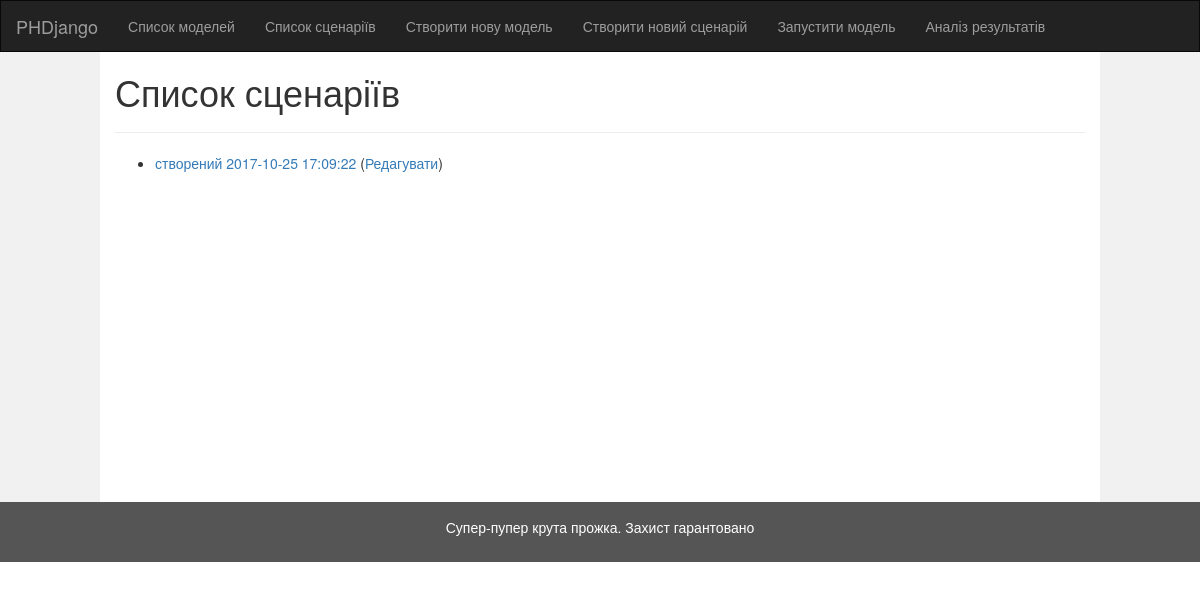
The app's page /models/model-run-config/, older data.
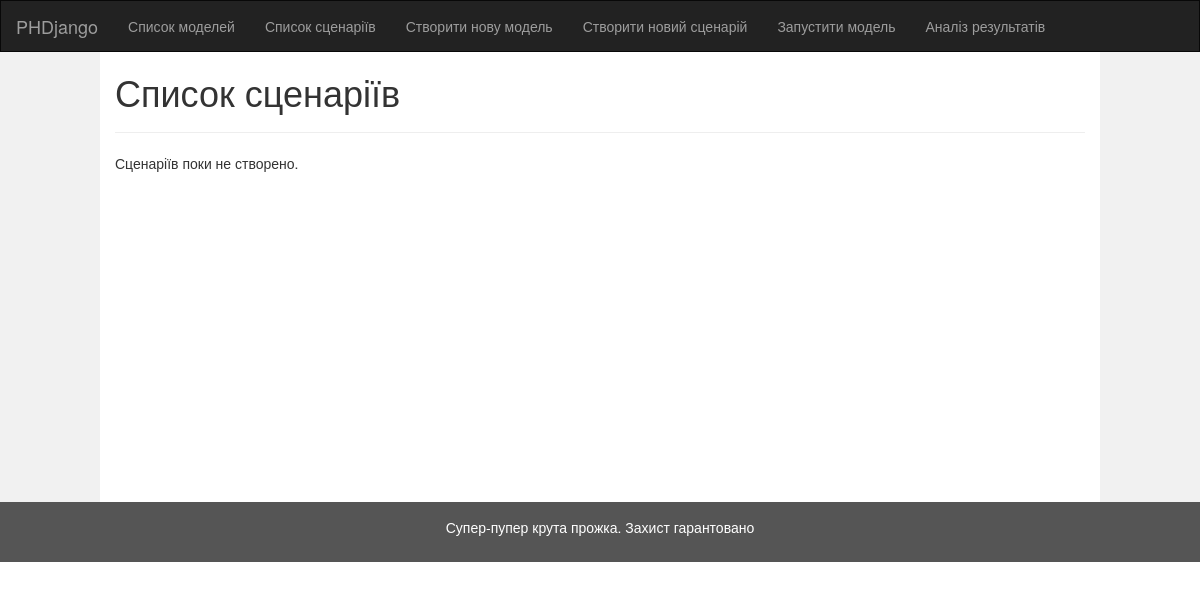
The same page, newer data.
### models/models.py (models this page shows)
class ModelRunConfiguration(models.Model):
    title = models.CharField(null=True, max_length=1024)
    created_at = models.DateTimeField(auto_now_add=True, null = True)
    iterations = models.IntegerField("Кількість ітерацій", default = 10)
    initial_money = models.FloatField("Початковий обсяг грошової маси", default = 100000)
    household_birth = models.IntegerField("Приріст чисельності домогосподарств", default = 10)
    firm_birth = models.IntegerField("Рівень появи нових фірм", default = 0)
    money_growth = models.FloatField("Приріст грошової маси", default = 2000)
    raw_firm_config = models.ForeignKey(FirmRunConfiguration, related_name="RawFirm", null=True)
    capital_firm_config = models.ForeignKey(FirmRunConfiguration, related_name="CapitalFirm", null=True)
    production_firm_config = models.ForeignKey(FirmRunConfiguration, related_name="ProductionFirm", null=True)
    household_config = models.ForeignKey(HouseholdRunConfiguration, related_name="Household", null=True)
    government_config = models.ForeignKey(GovernmentRunConfiguration, related_name="Government", null=True)
    outside_world_config = models.ForeignKey(OutsideWorldRunConfiguration, related_name="OutsideWorld", null=True)
    def natural_key(self):
        return (self.title, self.created_at, self.iterations, self.initial_money, self.household_birth, self.firm_birth,
                self.money_growth,) + self.raw_firm_config.natural_key() + self.capital_firm_config.natural_key() + \
               self.production_firm_config.natural_key() + self.household_config.natural_key() + self.government_config.natural_key() + \
               self.outside_world_config.natural_key()
    natural_key.dependencies = ['phdjango.FirmRunConfiguration', 'phdjango.HouseholdRunConfiguration',
                                'phdjango.GovernmentRunConfiguration', 'phdjango.OutsideWorldRunConfiguration']
    def __str__(self):
        return "Сценарій " + str(
            self.title) if self.title is not None else "" + " створений " + self.created_at.strftime("%Y-%m-%d %H:%M:%S")

### models/run_config_views.py (the view)
class RunConfIndexView(generic.ListView):
    template_name = 'models/run-conf-index.html'
    context_object_name = 'latest_run_conf_list'
    def get_queryset(self):
        return ModelRunConfiguration.objects.order_by('-created_at')

### models/templates/models/run-conf-index.html
{% extends 'models/base.html' %}
{% block title %}Список сценаріїв{% endblock %}
{% block content %}
    {% if latest_run_conf_list %}
        <ul>
            {% for model in latest_run_conf_list %}
                <li>
                    <a href="{% url 'models:model-run-config-detail' model.id %}">{{ model }}</a>
                    (<a href="{% url 'models:model-run-config-edit-basic' model.id %}">Редагувати</a>)
                </li>
            {% endfor %}
        </ul>
    {% else %}
        <p>Сценаріїв поки не створено.</p>
    {% endif %}
{% endblock %}

Row changes from the older to the newer data that the page shows:
removed ModelRunConfiguration: title+created_at "створений 2017-10-25 17:09:22"
Text that changed along with them:
text now shown: "Сценаріїв поки не створено."
